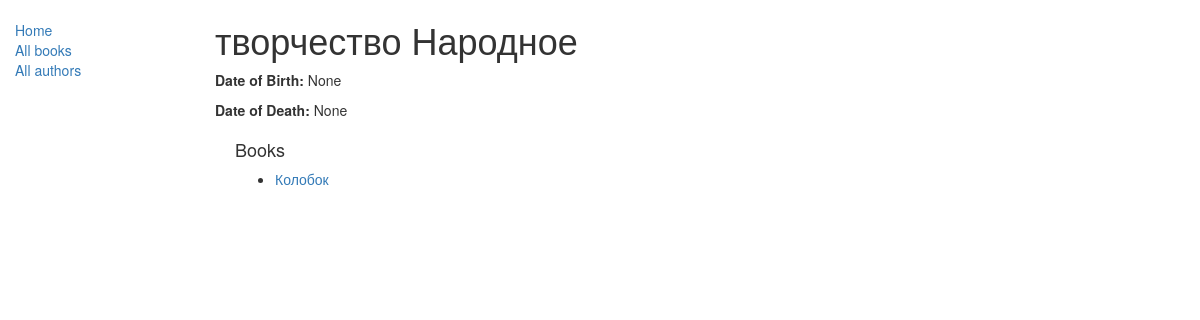
/catalog/author/1/, run on the app's committed database.
### catalog/models.py (models this page shows, shortened)
class Author(models.Model):
    first_name = models.CharField(max_length=200)
    last_name = models.CharField(max_length=200)
    date_of_birth = models.DateField(null=True, blank=True)
    date_of_death = models.DateField('Died', null=True, blank=True)

class Book(models.Model):
    title = models.CharField(max_length=200)
    author = models.ForeignKey('Author', on_delete=models.SET_NULL, null=True)
    summary = models.TextField(max_length=1000, help_text='Описание книги')
    isbn = models.CharField('ISBN', max_length=13, help_text='13 Символов')
    genre = models.ManyToManyField(Genre, help_text='Выбирите жанры книги')
    language = models.ForeignKey('Language', on_delete=models.SET_NULL, null=True)
    def get_absolute_url(self):
        return reverse('book_detail', args=[str(self.id)])
    def display_genre(self):
        return ', '.join([ genre.name for genre in self.genre.all()[:3]])
    display_genre.short_description = 'Genre'

### catalog/views.py (the view)
# urls.py: path('author/<int:pk>/', views.AuthorDetailView.as_view(), name='author_detail'),
class AuthorDetailView(generic.DetailView):
    model = Author

### templates/catalog/author_detail.html (shortened to what this page needs)
{% extends "base.html" %}
{% block content %}
  <h1>{{ author.first_name }} {{ author.last_name }}</h1>
  <p><strong>Date of Birth:</strong> {{ author.date_of_birth }}</p>
  <p><strong>Date of Death:</strong> {{ author.date_of_death }}</p>
  <div style="margin-left:20px;margin-top:20px">
    <h4>Books</h4>
    {% if author.book_set.all %}
        <ul>
        {% for book in author.book_set.all %}
            <li><a href="{{ book.get_absolute_url }}">{{ book.title }}</a></li>
        {% endfor %}
        </ul>
    {% else %}
        <p>This author has not written any books.</p>
    {% endif %}
  </div>
{% endblock %}

### data on the page
Author: first_name "творчество", last_name "Народное", date_of_birth "None", date_of_death "None"
Book: title "Колобок"
